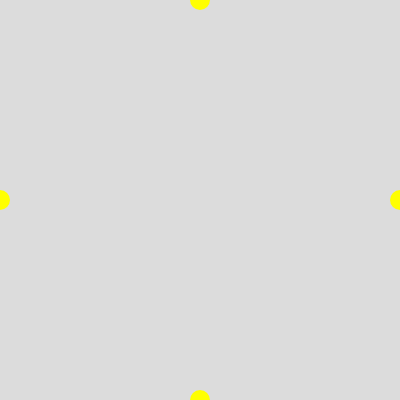
Frame 1 (no input)
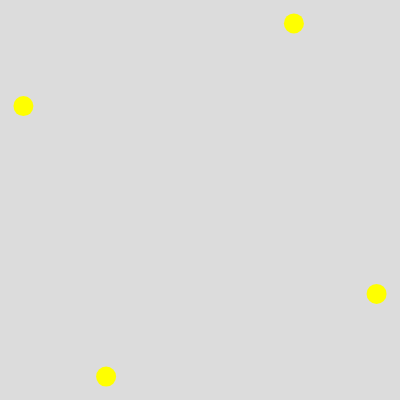
Frame 60 (no input)
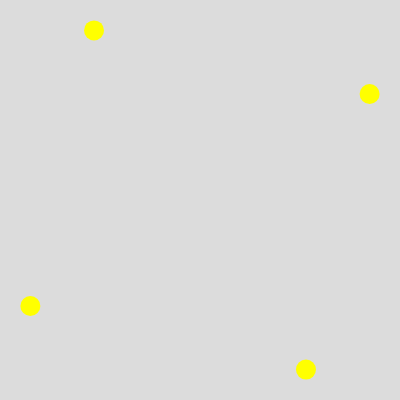
Frame 120 (the mouse pressed at the canvas centre since frame 60)

The p5.js sketch that drew these frames (run headless with seeded random() and noise() and a simulated clock; from frame 60 on, the mouse is pressed at the canvas centre):

// p5.js sketch
// ── sketch.js
var count = 0
const size = 50


function setup() {
    createCanvas(400, 400);
    frameRate(60)
}

function electron(radius, electron_count) {  
    this.radius = radius
    this.electron_count = electron_count;
    this.angle = 0
    this.width = 20

    this.draw = function() {
        const centre_x = width/2
        const centre_y = height/2
        console.log("frame_start")
        for (let i = 0; i < this.electron_count; i ++) {  
            this.calculate_position((i * 90) + this.angle)
            noStroke()
            fill(255, 255, 0)
            ellipse(centre_x + this.x, centre_y + this.y, this.width, this.width)
        }
    }

    this.calculate_position = function(degree_offset) {
        const radian_offset = to_radian(degree_offset)
        
        this.x = Math.sin(radian_offset) * this.radius
        this.y = -Math.cos(radian_offset) * this.radius
    }
}

function to_radian(angle) {
    return angle * (Math.PI / 180)
}

const my_electron = new electron(200, 4)

function draw() {
    background(220);
    my_electron.draw()
    my_electron.angle+=2  
}
